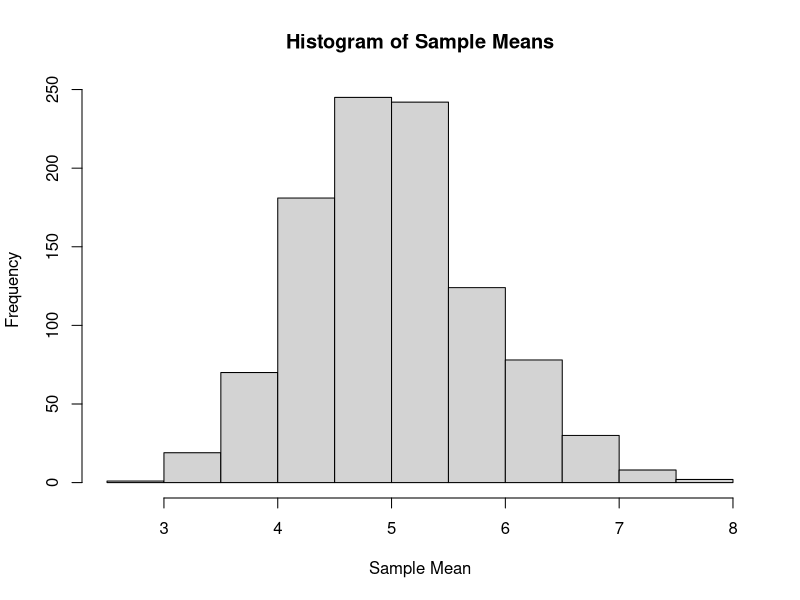
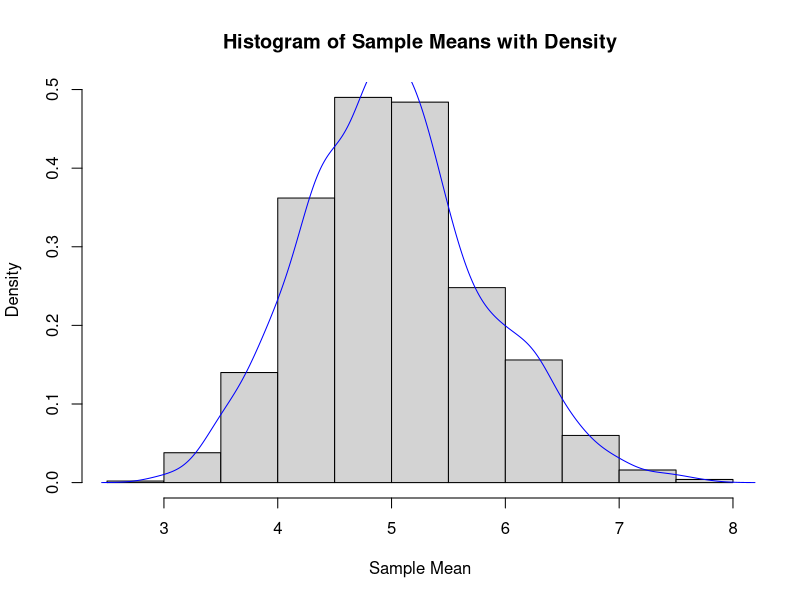
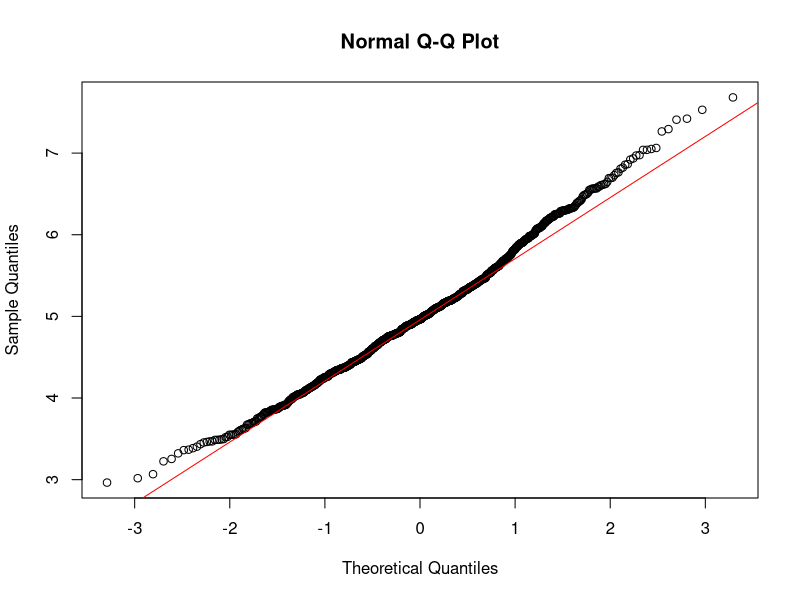

These figures' R source, in order:
## ---- chunk 1
lambda <- 0.2
simulations <- replicate(1000, rexp(40, lambda))
sample_means <- apply(simulations, 2, mean)
## ---- chunk 2
theoretical_mean <- 1 / lambda
theoretical_mean
## ---- chunk 3
mean_of_sample_means <- mean(sample_means)
mean_of_sample_means
## ---- chunk 4
hist(sample_means, main="Histogram of Sample Means", xlab="Sample Mean")
## ---- chunk 5
theoretical_variance <- (1 / lambda)^2 / 40
theoretical_variance
## ---- chunk 6
sample_variance <- var(sample_means)
sample_variance
## ---- chunk 7
hist(sample_means, main="Histogram of Sample Means with Density", xlab="Sample Mean", freq=FALSE)
lines(density(sample_means), col="blue")
## ---- chunk 8
qqnorm(sample_means)
qqline(sample_means, col="red")
